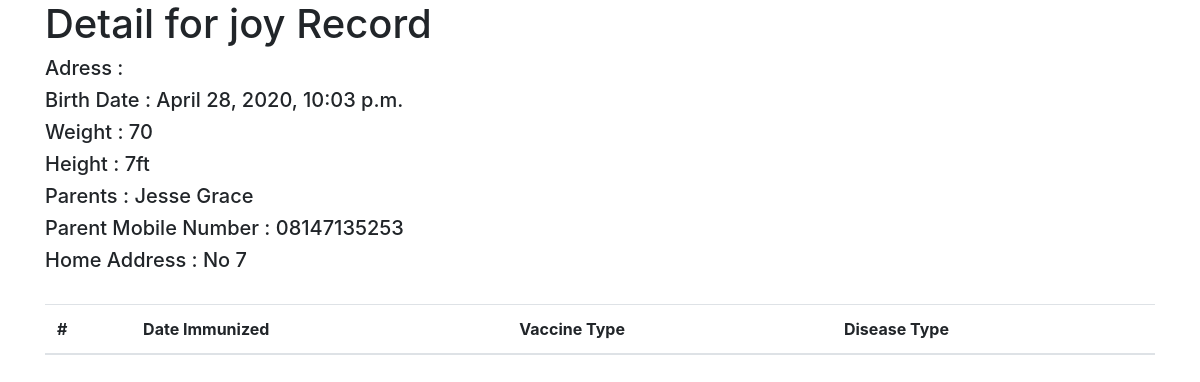
Screenshot of /second with the database file from the repository.
### hospital/models.py (models this page shows, shortened)
class Record(models.Model):
    slug = models.SlugField()
    first_name = models.CharField(max_length = 200)
    last_name = models.CharField(max_length = 200)
    birth_date = models.DateTimeField()
    weight = models.CharField(max_length=10)
    height = models.CharField(max_length=10)
    parent_name = models.CharField(max_length=200)
    parent_mobile = models.CharField(max_length=16)
    home_address = models.CharField(max_length=300)
    @property
    def schedules(self):
        return self.schedule_set.all().order_by('position')

### hospital/views.py (the view)
# urls.py: path('<slug>', RecordDetailView.as_view(), name="detail"),
class RecordDetailView(DetailView):
    model = Record

### hospital/templates/hospital/record_detail.html (shortened to what this page needs)
{% extends 'hospital/base.html' %} {% block content %}
<h1> Detail for {{ object.first_name }} Record </h1>
<h5>Adress :</h5>
<h5> Birth Date : {{object.birth_date}} </h5>
<h5> Weight : {{object.weight }}</h5>
<h5>Height : {{ object.height }}</h5>
<h5> Parents : {{ object.parent_name }} </h5>
<h5> Parent Mobile Number : {{ object.parent_mobile}}</h5>
<h5>Home Address : {{object.home_address}}</h5>
<br>
<table class="table table-striped">
    <thead>
        <tr>
            <th scope="col">#</th>
            <th scope="col">Date Immunized</th>
            <th scope="col">Vaccine Type</th>
            <th scope="col">Disease Type</th>
        </tr>
    </thead>
</table>
{% endblock %}

### rows the page displays
Record: first_name "joy", birth_date "April 28, 2020, 10:03 p.m.", weight "70", height "7ft", parent_name "Jesse Grace", parent_mobile "08147135253", home_address "No 7"
